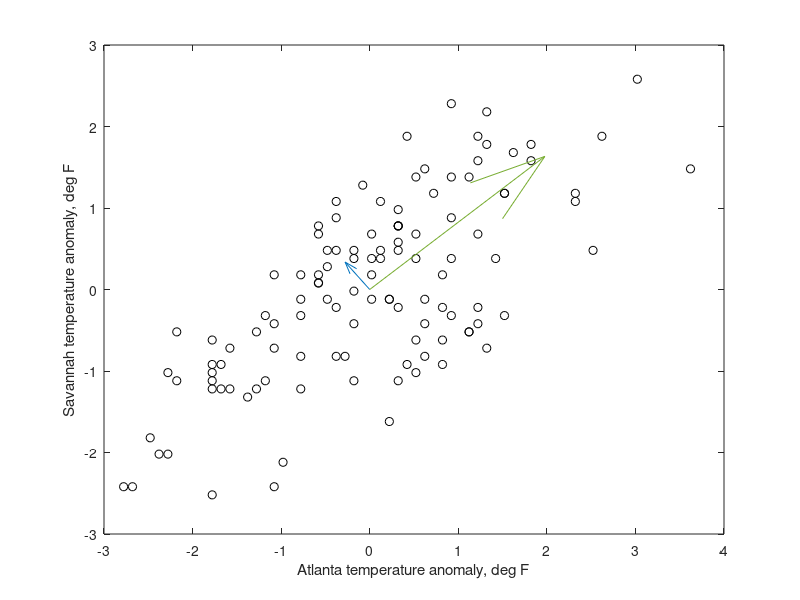
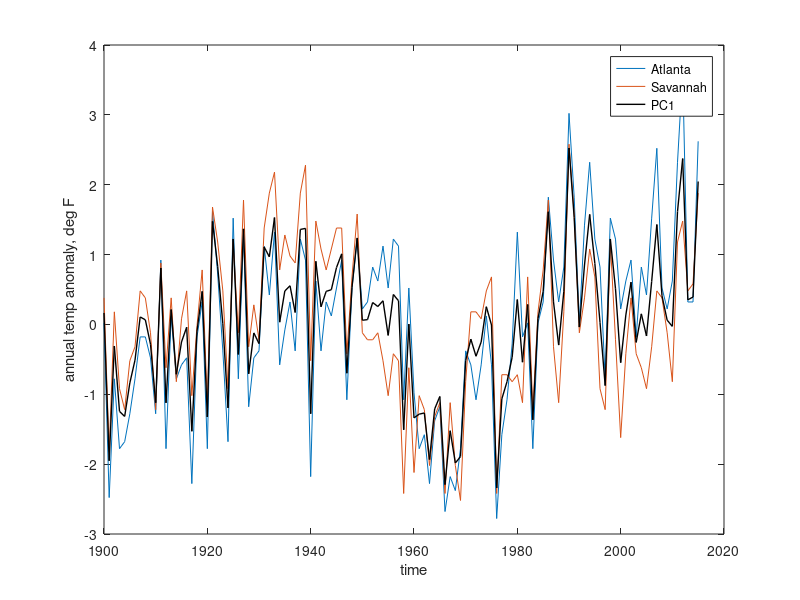

These figures' MATLAB source, in order:
%% week 8 exercise2.m

% safety first, clean up  
close all
clearvars

% time period of analysis
per = [1900 2015];

% load Atlanta data
N=1;
load AtlantaTemp.mat;
range = find(Year>=per(1)&Year<=per(2));
year = Year(range);
T(:,N) = Annual(range);
clear Jan Feb Mar Apr May Jun Jul Aug Sep Nov Dec
Nt=length(year);

% load Savannah data
N=N+1;
load SavannahTemp.mat;
range = find(Year>=per(1)&Year<=per(2));
T(:,N) = Temp_annual(range);

% Data matrix : remove mean values
for i=1:N
  D(:,i)=T(:,i)-mean(T(:,i));
end

% % replace NaNs with 0
% D(isnan(D))=0;

% look at the two variables
plot(D(:,1),D(:,2),'ko');
xlabel('Atlanta temperature anomaly, deg F');
ylabel('Savannah temperature anomaly, deg F');

% calculate the covariance matrix
C = 1/(Nt-1)*D'*D;

% eigen decomposition of C
[E,V] = eig(C);

% explained variance
lambda = diag(V);
expvar = lambda/sum(lambda);
disp(['The 1st EOF explains ', ... 
    num2str(expvar(N)*100),'% of variance'])

% plot eigenvectors
hold on;
for i=1:N
  quiver(0,0,-E(1,i),-E(2,i),3*expvar(i));
end

% plot the data and the 1st principal component
pc1 = -D*E(:,N);
% normalize pc1
pc1 = pc1/std(pc1);

figure(2);
plot(year,D);
hold on;
plot(year,pc1,'k-','linewidth',1);
hold off;
legend({'Atlanta' 'Savannah' 'PC1'});
xlabel('time');
ylabel('annual temp anomaly, deg F');


  
